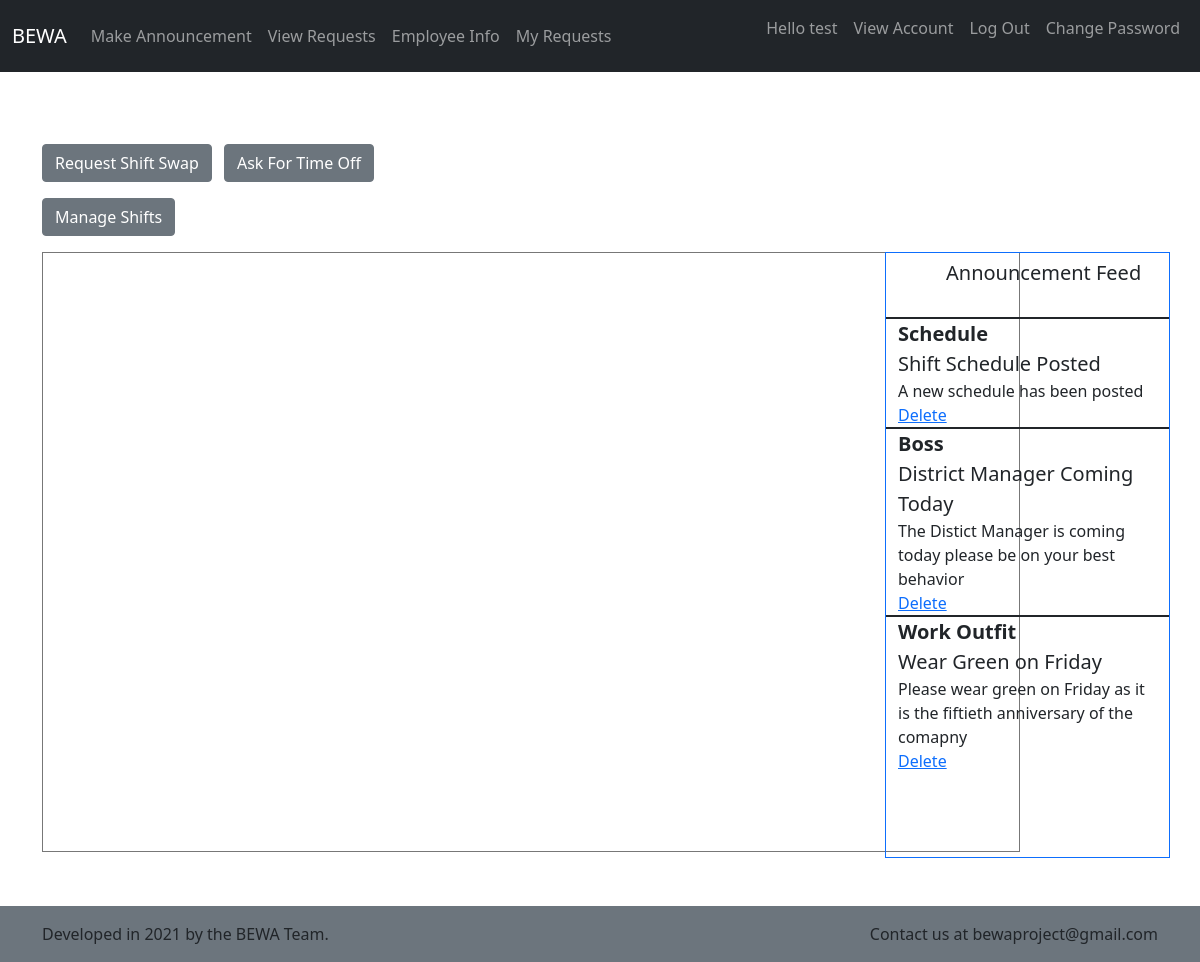
Screenshot of /home.php (signed in) with the database file from the repository.
### tables this page shows
CREATE TABLE `announcement` (
  `id` int(11) NOT NULL,
  `empID` int(11) NOT NULL,
  `subject` text NOT NULL,
  `text` text NOT NULL,
  `title` text NOT NULL
);

### home.php (the view, shortened to what this page needs)
<?php
require 'header.php';
?>
    <div class="container">
      <div class="row">
        <div class="col-9 mb-3">
          <button type="button" class="btn btn-secondary" onclick="location.href = 'requests/shiftSwap.php';" data-bs-toggle="button" autocomplete="off">Request Shift Swap</button>
          <button type="button" class="btn btn-secondary ms-2" onclick="location.href = 'requests/timeOff.php';" data-bs-toggle="button" autocomplete="off">Ask For Time Off</button>
        </div>
        <div class="col-9 mb-3">
          <?php if ($_SESSION["isAdmin"]==1) {?>
            <a href="https://calendar.google.com/calendar/u/0/r?cid=bewaproject@gmail.com" target="_blank" class="btn btn-secondary">Manage Shifts</a>
          <?php } ?>
        </div>
      </div>
      <div class="row">
        <div class="col-9">
          <iframe src="https://calendar.google.com/calendar/embed?height=600&amp;wkst=1&amp;bgcolor=%23ffffff&amp;ctz=America%2FChicago&amp;src=YmV3YXByb2plY3RAZ21haWwuY29t&amp;color=%23039BE5" style="border:solid 1px #777" width="978" height="600" frameborder="0" scrolling="no"></iframe>
        </div>
        <div class="col border border-primary">
          <div class="row ml-3 h5 ms-5 mt-2">
            Announcement Feed
          </div><br>
            <?php $sql = "SELECT id, subject, title, text FROM announcement";
              $result = $conn->query($sql);
              if ($result->num_rows > 0) {
                while($row = $result->fetch_assoc()) {
                  echo "<div class='row border-top border-2 border-dark'>";
                    echo "<div class='fs-5 fw-bold'>".$row["subject"]."</div><br>";
                    echo "<div class='fs-5'>".$row["title"]."</div><br>"."<div class='fw-light'>".$row["text"]."</div><br>";
                    if($_SESSION['isAdmin']){
                      echo '<a href="deleteAnnouncement.php?id='. $row['id'] .'" title="Delete Record">Delete</a>';
                    }
                  echo "</div>";
                }
              } else {
                echo "0 results";
              }
            ?>
        </div>
      </div>
    </div>
<?php require 'footer.php' ?>

### rows the page displays
announcement: subject "Schedule", title "Shift Schedule Posted", text "A new schedule has been posted"
announcement: subject "Boss", title "District Manager Coming Today", text "The Distict Manager is coming today please be on your best behavior"
announcement: subject "Work Outfit", title "Wear Green on Friday", text "Please wear green on Friday as it is the fiftieth anniversary of the comapny"

### other values shown
$_SESSION["firstName"] "test"
